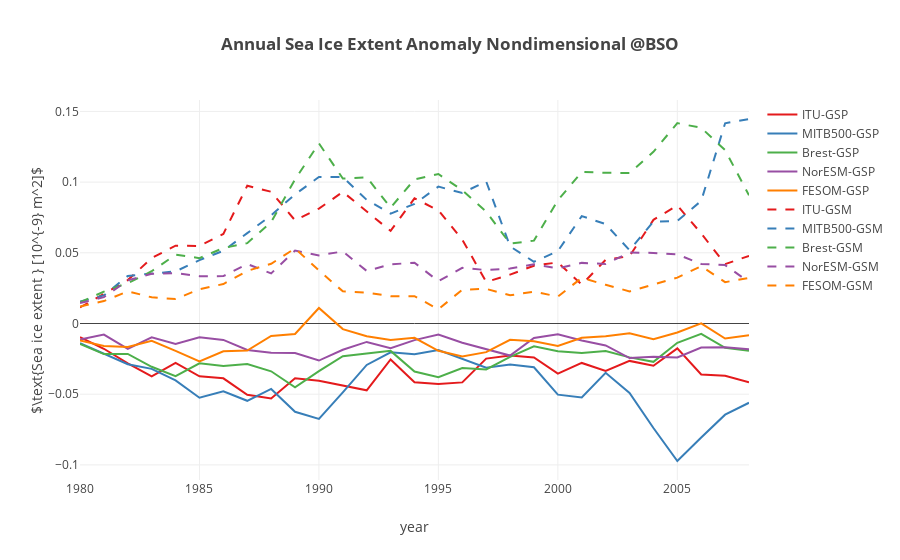

The code cell stored with this chart in its notebook:
### Code cell
""" Plot annual mean of heat fluxes anomaly"""
modelnames = ['ITU' , 'MITB500', 'Brest', 'NorESM', 'FESOM']
colors = ['blue', 'darkorange', 'red', 'green', 'cyan']
colors2 = cl.scales['5']['qual']['Set1'];
# names of the control, gsp and gsn variables [total]
ctln = ['ctlxice_barents', 'SIextBK_c', 'refice_extent_BSKS', 'ice_extent_NorESM_BarentsKara_ctrl', 'ctliext_BK']
gspn = ['gspxice_barents', 'SIextBK_gsp', 'gspice_extent_BSKS', 'ice_extent_NorESM_BarentsKara_gsp', 'gspiext_BK']
gsnn = ['gsnxice_barents', 'SIextBK_gsm', 'gsnice_extent_BSKS', 'ice_extent_NorESM_BarentsKara_gsn', 'gsniext_BK']

coeffs = [1e-9, 1e-9, 1e-9, 1e-9, 1e-9]

layout = go.Layout(
    title='<b>Annual Sea Ice Extent Anomaly Nondimensional @BSO</b>',
    yaxis=dict(
        title='$\\text{Sea ice extent } [10^{-9} m^2]$',
        #range=[-14, 14]
    ),
    xaxis=dict(
        title='year'
    )
)    


def update_plot(models):
    
    datap = []
    datan = []
    for ind,mdl in enumerate(models):
        dnm = 'ds'+np.str(ind)+'.'+ctln[ind]+'.groupby(\'time.year\').mean().year'
        time = np.copy(eval(dnm))
        dnm = 'ds'+np.str(ind)+'.'+ctln[ind]+'.groupby(\'time.year\').mean()'
        dnm2 = 'ds'+np.str(ind)+'.'+gspn[ind]+'.groupby(\'time.year\').mean()'
        dnm3 = 'ds'+np.str(ind)+'.'+gsnn[ind]+'.groupby(\'time.year\').mean()'
        val1 = (np.copy(eval(dnm2)-eval(dnm))*coeffs[ind])/(np.copy(eval(dnm))*coeffs[ind])
        val2 = (np.copy(eval(dnm3)-eval(dnm))*coeffs[ind])/(np.copy(eval(dnm))*coeffs[ind])
        trace1 = go.Scatter(            
            x = time,
            y = val1,
            mode = 'lines',
            name = mdl+'-GSP',
            line = dict(
                width = 2,
                color = colors2[ind],
                shape = 'smooth'
            )
        )
        datap.append(trace1)
        trace2 = go.Scatter(            
            x = time,
            y = val2,
            mode = 'lines',
            name = mdl+'-GSM',
            line = dict(
                width = 2,
                color = colors2[ind],
                dash = 'dash',
                shape = 'smooth'
            )
        )
        datan.append(trace2)


   
    data = datap + datan
    
    fig = go.Figure(data=data, layout=layout)
    py.offline.iplot(fig)
     
update_plot(modelnames)

### Figure 1 — Plotly figure (JSON) as saved in the notebook; plotly's stock layout.template omitted (floating-point values rounded to 4 significant figures)
{"data": [{"line": {"color": "rgb(228,26,28)", "shape": "smooth", "width": 2}, "mode": "lines", "name": "ITU-GSP", "type": "scatter", "x": [1980, 1981, 1982, 1983, 1984, 1985, 1986, 1987, 1988, 1989, 1990, 1991, 1992, 1993, 1994, 1995, 1996, 1997, 1998, 1999, 2000, 2001, 2002, 2003, 2004, 2005, 2006, 2007, 2008], "y": [-0.009637, -0.01787, -0.02821, -0.03742, -0.02783, -0.03734, -0.03879, -0.05043, -0.05298, -0.03871, -0.04048, -0.04378, -0.04724, -0.02542, -0.0416, -0.04271, -0.04165, -0.02482, -0.02259, -0.02396, -0.03539, -0.02789, -0.03352, -0.02645, -0.02991, -0.01761, -0.03603, -0.03698, -0.04157]}, {"line": {"color": "rgb(55,126,184)", "shape": "smooth", "width": 2}, "mode": "lines", "name": "MITB500-GSP", "type": "scatter", "x": [1980, 1981, 1982, 1983, 1984, 1985, 1986, 1987, 1988, 1989, 1990, 1991, 1992, 1993, 1994, 1995, 1996, 1997, 1998, 1999, 2000, 2001, 2002, 2003, 2004, 2005, 2006, 2007, 2008], "y": [-0.01396, -0.02139, -0.0288, -0.03207, -0.04019, -0.05252, -0.04798, -0.05467, -0.04629, -0.06244, -0.06747, -0.04876, -0.02931, -0.02042, -0.02167, -0.01871, -0.02474, -0.03127, -0.02894, -0.03099, -0.05033, -0.05226, -0.0349, -0.04907, -0.07392, -0.09725, -0.08059, -0.0645, -0.05605]}, {"line": {"color": "rgb(77,175,74)", "shape": "smooth", "width": 2}, "mode": "lines", "name": "Brest-GSP", "type": "scatter", "x": [1980, 1981, 1982, 1983, 1984, 1985, 1986, 1987, 1988, 1989, 1990, 1991, 1992, 1993, 1994, 1995, 1996, 1997, 1998, 1999, 2000, 2001, 2002, 2003, 2004, 2005, 2006, 2007, 2008], "y": [-0.0145, -0.02166, -0.02154, -0.03062, -0.03725, -0.02818, -0.02999, -0.02869, -0.0338, -0.04509, -0.03369, -0.02315, -0.02116, -0.01935, -0.03396, -0.03802, -0.03153, -0.03245, -0.02359, -0.01618, -0.01967, -0.02084, -0.01945, -0.02396, -0.02711, -0.01366, -0.007293, -0.01717, -0.01936]}, {"line": {"color": "rgb(152,78,163)", "shape": "smooth", "width": 2}, "mode": "lines", "name": "NorESM-GSP", "type": "scatter", "x": [1980, 1981, 1982, 1983, 1984, 1985, 1986, 1987, 1988, 1989, 1990, 1991, 1992, 1993, 1994, 1995, 1996, 1997, 1998, 1999, 2000, 2001, 2002, 2003, 2004, 2005, 2006, 2007, 2008], "y": [-0.0113, -0.007803, -0.01796, -0.009785, -0.01441, -0.009783, -0.01161, -0.01873, -0.02063, -0.0209, -0.0262, -0.01855, -0.01303, -0.01755, -0.01177, -0.007837, -0.01362, -0.01796, -0.02268, -0.01019, -0.007683, -0.012, -0.01555, -0.02446, -0.02346, -0.02401, -0.01698, -0.01672, -0.01822]}, {"line": {"color": "rgb(255,127,0)", "shape": "smooth", "width": 2}, "mode": "lines", "name": "FESOM-GSP", "type": "scatter", "x": [1980, 1981, 1982, 1983, 1984, 1985, 1986, 1987, 1988, 1989, 1990, 1991, 1992, 1993, 1994, 1995, 1996, 1997, 1998, 1999, 2000, 2001, 2002, 2003, 2004, 2005, 2006, 2007, 2008], "y": [-0.01191, -0.01597, -0.01658, -0.01224, -0.01941, -0.0268, -0.01962, -0.01913, -0.008833, -0.007365, 0.01096, -0.00397, -0.008967, -0.0117, -0.01014, -0.01933, -0.02336, -0.02024, -0.01155, -0.01252, -0.01592, -0.01005, -0.008937, -0.006833, -0.01113, -0.006391, 6.283e-05, -0.01063, -0.008281]}, {"line": {"color": "rgb(228,26,28)", "dash": "dash", "shape": "smooth", "width": 2}, "mode": "lines", "name": "ITU-GSM", "type": "scatter", "x": [1980, 1981, 1982, 1983, 1984, 1985, 1986, 1987, 1988, 1989, 1990, 1991, 1992, 1993, 1994, 1995, 1996, 1997, 1998, 1999, 2000, 2001, 2002, 2003, 2004, 2005, 2006, 2007, 2008], "y": [0.01133, 0.02121, 0.03069, 0.04626, 0.05507, 0.05483, 0.06338, 0.0974, 0.09316, 0.07298, 0.08127, 0.09307, 0.07895, 0.06547, 0.08849, 0.08004, 0.05932, 0.02938, 0.03458, 0.04089, 0.04321, 0.02755, 0.04501, 0.04764, 0.07331, 0.08346, 0.06372, 0.04196, 0.04783]}, {"line": {"color": "rgb(55,126,184)", "dash": "dash", "shape": "smooth", "width": 2}, "mode": "lines", "name": "MITB500-GSM", "type": "scatter", "x": [1980, 1981, 1982, 1983, 1984, 1985, 1986, 1987, 1988, 1989, 1990, 1991, 1992, 1993, 1994, 1995, 1996, 1997, 1998, 1999, 2000, 2001, 2002, 2003, 2004, 2005, 2006, 2007, 2008], "y": [0.01548, 0.01984, 0.03366, 0.03509, 0.03685, 0.04486, 0.05146, 0.06389, 0.07649, 0.09134, 0.1036, 0.1036, 0.08743, 0.07771, 0.08461, 0.0968, 0.09233, 0.1005, 0.05455, 0.04368, 0.05115, 0.07597, 0.07027, 0.05186, 0.0721, 0.07255, 0.08673, 0.1416, 0.1446]}, {"line": {"color": "rgb(77,175,74)", "dash": "dash", "shape": "smooth", "width": 2}, "mode": "lines", "name": "Brest-GSM", "type": "scatter", "x": [1980, 1981, 1982, 1983, 1984, 1985, 1986, 1987, 1988, 1989, 1990, 1991, 1992, 1993, 1994, 1995, 1996, 1997, 1998, 1999, 2000, 2001, 2002, 2003, 2004, 2005, 2006, 2007, 2008], "y": [0.0149, 0.02259, 0.02858, 0.03696, 0.04865, 0.04623, 0.05336, 0.05683, 0.07172, 0.1019, 0.1274, 0.1025, 0.1035, 0.08194, 0.1019, 0.1057, 0.09425, 0.07915, 0.05654, 0.05862, 0.0871, 0.1072, 0.1066, 0.1064, 0.1214, 0.1417, 0.1384, 0.1226, 0.09063]}, {"line": {"color": "rgb(152,78,163)", "dash": "dash", "shape": "smooth", "width": 2}, "mode": "lines", "name": "NorESM-GSM", "type": "scatter", "x": [1980, 1981, 1982, 1983, 1984, 1985, 1986, 1987, 1988, 1989, 1990, 1991, 1992, 1993, 1994, 1995, 1996, 1997, 1998, 1999, 2000, 2001, 2002, 2003, 2004, 2005, 2006, 2007, 2008], "y": [0.01445, 0.01862, 0.0305, 0.03519, 0.03564, 0.03347, 0.03351, 0.0421, 0.03542, 0.05161, 0.04816, 0.05095, 0.03718, 0.04186, 0.04296, 0.02992, 0.03935, 0.0378, 0.03887, 0.04191, 0.03904, 0.04288, 0.04208, 0.05022, 0.0499, 0.04886, 0.04212, 0.04131, 0.02925]}, {"line": {"color": "rgb(255,127,0)", "dash": "dash", "shape": "smooth", "width": 2}, "mode": "lines", "name": "FESOM-GSM", "type": "scatter", "x": [1980, 1981, 1982, 1983, 1984, 1985, 1986, 1987, 1988, 1989, 1990, 1991, 1992, 1993, 1994, 1995, 1996, 1997, 1998, 1999, 2000, 2001, 2002, 2003, 2004, 2005, 2006, 2007, 2008], "y": [0.01203, 0.01585, 0.02278, 0.01852, 0.01731, 0.02427, 0.02792, 0.03722, 0.04222, 0.05311, 0.03749, 0.02273, 0.02183, 0.01931, 0.0193, 0.01003, 0.02394, 0.02447, 0.01997, 0.02256, 0.01901, 0.03228, 0.02737, 0.02272, 0.02753, 0.03243, 0.04059, 0.02924, 0.03222]}], "layout": {"title": "<b>Annual Sea Ice Extent Anomaly Nondimensional @BSO</b>", "xaxis": {"title": "year"}, "yaxis": {"title": "$\\text{Sea ice extent } [10^{-9} m^2]$"}}}
